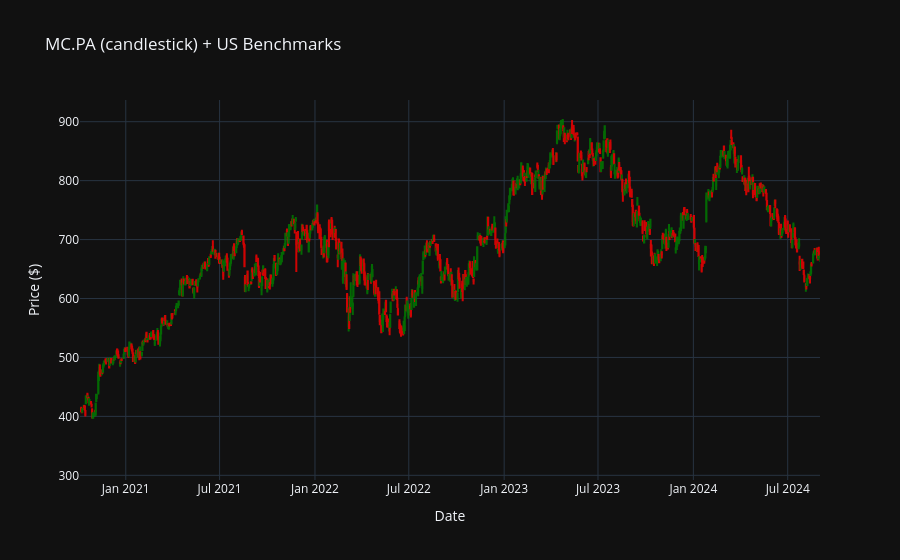

This figure's notebook cell:
### Code cell
plot_candlestick_with_indices(udl="MC.PA",  indices_dict =handler_future.price_all_dict, other = [])

### Figure 1 — Plotly figure (JSON) as saved in the notebook; plotly's stock layout.template omitted (floating-point values rounded to 4 significant figures; data arrays with more than 128 entries replaced by an {"elided": "..."} marker saying what was removed)
{"data": [{"close": {"elided": "1468 float values"}, "decreasing": {"line": {"color": "red"}}, "high": {"elided": "1468 float values"}, "increasing": {"line": {"color": "green"}}, "low": {"elided": "1468 float values"}, "name": "MC.PA", "opacity": 0.8, "open": {"elided": "1468 float values"}, "type": "candlestick", "x": {"elided": "1468 str values"}}], "layout": {"autosize": true, "dragmode": "zoom", "hovermode": "x unified", "title": {"text": "MC.PA (candlestick) + US Benchmarks"}, "xaxis": {"autorange": false, "range": ["2020-10-04 16:40:25.8065", "2024-09-01 07:16:07.7419"], "rangeslider": {"visible": false, "yaxis": {}}, "showspikes": true, "title": {"text": "Date"}, "type": "date"}, "yaxis": {"autorange": true, "range": [292.1, 936.8], "showspikes": false, "title": {"text": "Price ($)"}}}}
